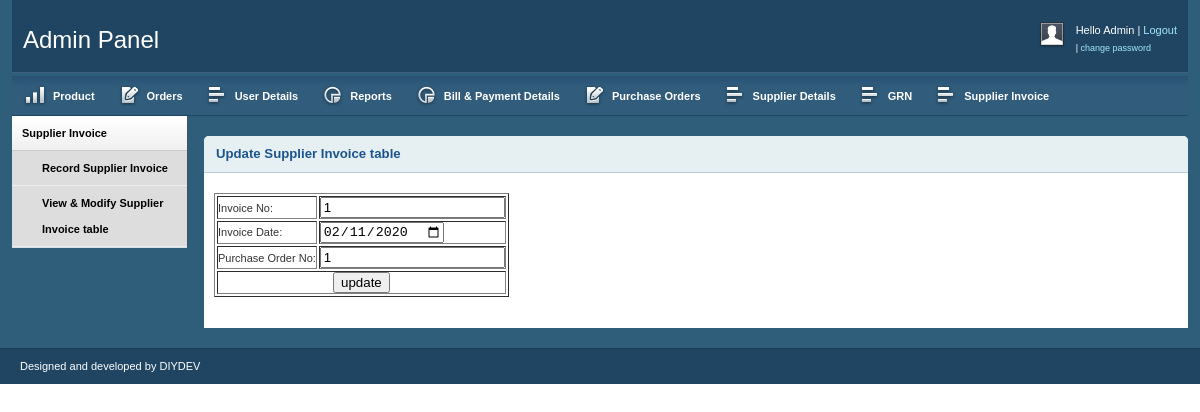
Screenshot of /admin/update_sinv.php?id=1 (signed in) with the database file from the repository.
### tables this page shows
CREATE TABLE `sup_invoice` (
  `invoice_no` int(10) NOT NULL,
  `invoice_date` varchar(10) NOT NULL,
  `po_no` int(10) NOT NULL
);

### admin/update_sinv.php (the view, shortened to what this page needs)
<?php
include "admin_header.php";
$link=mysqli_connect("localhost","root","");
mysqli_select_db($link,"online_shopping");
$id = $_GET["id"];
$res= mysqli_query($link,"select * from sup_invoice where invoice_no=$id");
while($row=mysqli_fetch_array($res))
{
	$invoice_no= $row["invoice_no"];
	$invoice_date= $row["invoice_date"];
	$po_no= $row["po_no"];
}
?>
        <div class="grid_2">
            <div class="box sidemenu">
                <div class="block" id="section-menu">
                    <ul class="section menu">
                        <li><a class="menuitem">Supplier Invoice</a>
                            <ul class="submenu">
                                <li><a href="add_sinv.php">Record Supplier Invoice</a> </li>
                                <li><a href="view_sinv.php">View & Modify Supplier Invoice table</a> </li>
                            </ul>
                        </li>
                    </ul>
                </div>
            </div>
        </div>
        <div class="grid_10">
            <div class="box round first">
                <h2>
                    Update Supplier Invoice table</h2>
                <div class="block">
					<form name="form1" action="" method="post" enctype="multipart/form-data">
					<table border="1">
					<tr>
					<td>Invoice No:</td>
					<td><input type="text" name="invoice_no" value="<?php echo $invoice_no; ?>" readonly="readonly"></td>
					</tr>
					<tr>
					<td>Invoice Date:</td>
					<td><input type="date" name="invoice_date" value="<?php echo $invoice_date; ?>"></td>
					</tr>
					<tr>
					<td>Purchase Order No:</td>
					<td><input type="text" name="po_no" value="<?php echo $po_no; ?>"></td>
					</tr>
					<tr>
					<td colspan="2" align="center"><input type="submit" name="submit111" value="update"></td>
				</tr>
					</table>
					</form>
                </div>
            </div>
<?php
include "admin_footer.php";
?>

### admin/css/grid.css (style rules this page uses)
.grid_1, .grid_2, .grid_3, .grid_4, .grid_5, .grid_6, .grid_7, .grid_8, .grid_9, .grid_10, .grid_11, .grid_12, .grid_13, .grid_14, .grid_15, .grid_16 { display: inline; float: left; margin-left: 1%; margin-right: 1%; }
.container_12 .grid_2 { width: 14.666%; }
.container_12 .grid_10 { width: 81.333%; }

### admin/css/layout.css (style rules this page uses)
body { background: #fff; color: #333; font-size: 11px; padding: 0 0 0px; }
a { color: #000; font-weight:bold; text-decoration: none; }
h1, h2, h3, h4, h5, h6 { line-height:1.2em; margin-bottom:.3em; }
h2 { margin-top:1em; }
.box { background:#fff; margin-bottom:20px; padding:10px 10px 10px 10px; margin-left:-8px; }
.box.round { -moz-border-radius: 5px 5px 0px 0px; -webkit-border-radius: 5px 5px 0px 0px; border-radius: 5px 5px 0px 0px; }
.box h2 { font-size:1.2em; font-weight:bold; color:#1B548D; background:#E6F0F3; margin:-10px -10px 0 -10px; padding:10px 12px; border-bottom:1px solid #B3CBD6; -moz-border-radius: 5px 5px 0px 0px; -webkit-border-radius: 5px 5px 0px 0px; border-radius: 5px 5px 0px 0px; }
.box.first { margin-top:20px; }
.block { padding-top:20px; }
.box.sidemenu { background-color:#D1DEE4; border-right:1px solid #3A5665; padding:0px; margin:0px; cursor:pointer; }
.box.sidemenu .block { padding-top:0px; margin-top:0px; }
ul, ol { padding-top:0; }
ul.menu { list-style:none; border-top:1px solid #bbb; }
ul.menu li { margin:0; }
ul.menu li a { display:block; padding:4px 10px; border-bottom:1px solid #ccc; }
ul.menu ul { list-style:none; margin:0; }
ul.menu ul li a { padding-left:30px; }
ul.section { border-top:0; margin-bottom:0; }
ul.section li a { background:url(../img/sidemenu-repeat.jpg) repeat-x; line-height:26px; }
ul.section li li a { background:#ddd; border-bottom:1px solid #eee; }
ul.section ul li { text-transform:none; }
.block { padding-bottom:1px; }

### rows the page displays
sup_invoice: invoice_no "1", invoice_date "02/11/2020", po_no "1"
